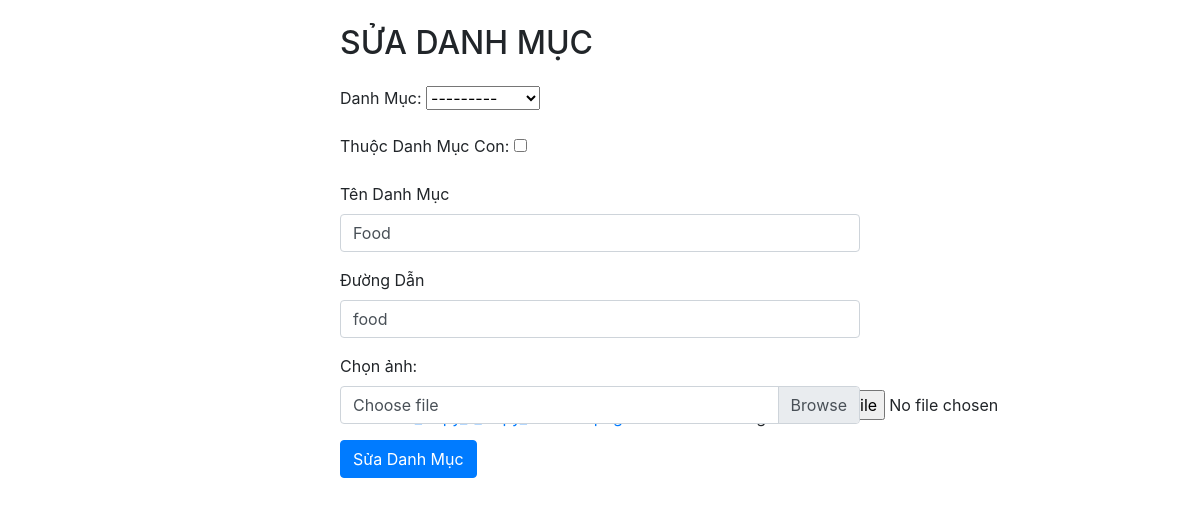
/editCategory/?id=1, run on the app's committed database.
### app/models.py (models this page shows, shortened)
class Category(models.Model):
    sub_category = models.ForeignKey('self', on_delete=models.CASCADE, related_name='sub_categories', null=True, blank=True)
    is_sub = models.BooleanField(default=False)
    name = models.CharField(max_length=200, null=True)
    slug = models.CharField(max_length=200, null=True)
    image = models.ImageField(null=True, blank=True)
    def __str__(self):
        return self.name

### app/views.py (the view)
# urls.py: path('editCategory/', views.editCategory, name="editCategory"),
def editCategory(request):
    id = request.GET.get('id', '')  # lấy id khi người dùng vlick vào sản phẩm nào đó
    category = get_object_or_404(Category, id=id)
    if request.method == 'POST':
        form = AddCategory(request.POST, request.FILES, instance=category)
        if form.is_valid():
            form.save()
            messages.success(request, 'Category updated successfully!')
            return redirect('manageCategory')
    form = AddCategory(instance=category, initial={'sub_category': category.sub_category, 'is_sub': category.is_sub,
                                                   'name': category.name, 'slug': category.slug, 'image': category.image})
    context = {'category': category,
               'form': form}
    return render(request, 'admin/editCategory.html', context)

### app/models.py
class AddCategory(forms.ModelForm):
    class Meta:
        model = Category
        fields = ['sub_category', 'is_sub', 'name', 'slug', 'image']
        widgets = {
            'name': forms.TextInput(attrs={'class': 'form-control'}),
            'slug': forms.TextInput(attrs={'class': 'form-control'}),
        }

### app/templates/admin/editCategory.html (shortened to what this page needs)
{% load static %}
<!DOCTYPE html>
<html>
<head>
  <link rel="stylesheet" href="https://maxcdn.bootstrapcdn.com/bootstrap/4.5.2/css/bootstrap.min.css">
</head>
<body>
<div class="container mt-4" style="width: 550px">
  <h2 class="mb-4">SỬA DANH MỤC</h2>
  <form method="POST" action="" enctype="multipart/form-data">
    <div class="form-group">
      <label for="categoryName">Danh Mục:</label>
      {{ form.sub_category }}
    </div>
      <div class="form-group">
      <label for="categoryDescription">Thuộc Danh Mục Con: </label>
      {{ form.is_sub }}
    </div>
    <div class="form-group">
      <label for="categoryDescription">Tên Danh Mục</label>
      {{ form.name }}
    </div>
      <div class="form-group">
      <label for="categoryDescription">Đường Dẫn</label>
      {{ form.slug }}
    </div>
    <div class="form-group">
        <label for="{{ form.image.id_for_label }}">Chọn ảnh: </label>
        <div class="input-group">
            <div class="custom-file">
                {{ form.image }}
                <label class="custom-file-label" for="{{ form.image.id_for_label }}">Choose file</label>
            </div>
        </div>
    </div>
    <button type="submit" class="btn btn-primary">Sửa Danh Mục</button>
  </form>
</div>
</body>
</html>

### data on the page
Category: sub_category "---------", name "Food", slug "food"
